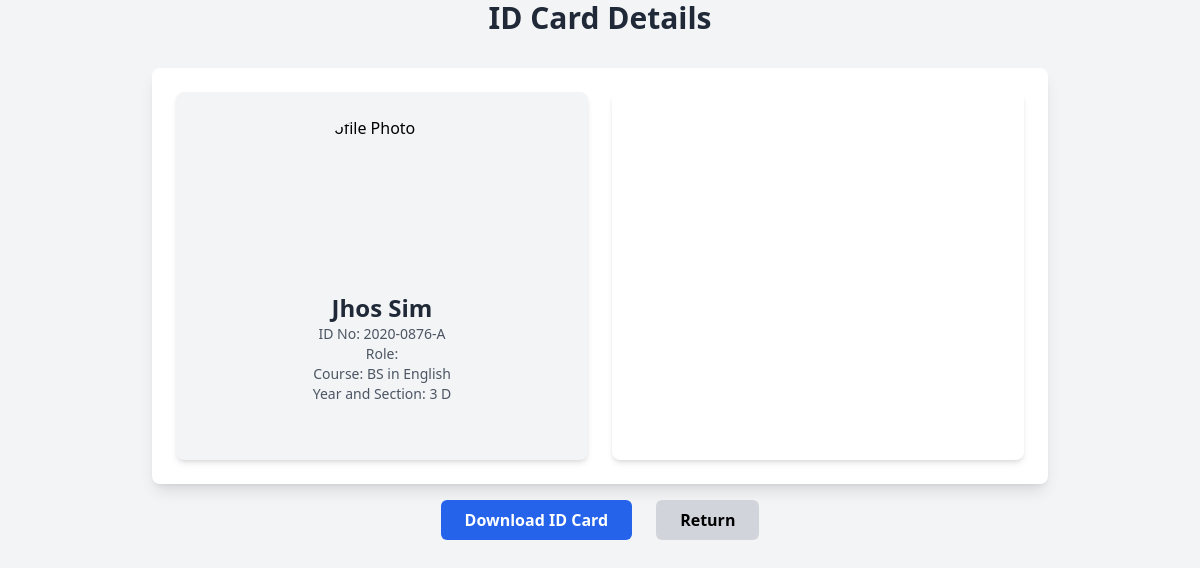
The page /dashboard/ID_card.php?id=2020-0876-A (signed in) on the database its author committed.
### tables this page shows
CREATE TABLE `user_details` (
  `IDno` varchar(11) NOT NULL,
  `college` varchar(100) DEFAULT NULL,
  `course` varchar(100) DEFAULT NULL,
  `yrLVL` varchar(50) DEFAULT NULL,
  `A_LVL` varchar(11) DEFAULT NULL,
  `status` enum('active','inactive','restricted') DEFAULT NULL
);

CREATE TABLE `users_info` (
  `IDno` varchar(11) NOT NULL,
  `Fname` varchar(50) DEFAULT NULL,
  `Sname` varchar(50) DEFAULT NULL,
  `Mname` varchar(50) DEFAULT NULL,
  `Ename` varchar(50) DEFAULT NULL,
  `gender` varchar(10) DEFAULT NULL,
  `photo` varchar(255) DEFAULT NULL
);

### dashboard/ID_card.php (the view, shortened to what this page needs)
<?php
include 'config.php';
$isLoggedIn = isset($_SESSION['admin']) || isset($_SESSION['student']) || isset($_SESSION['librarian']);
$idNo = isset($_GET['id']) ? htmlspecialchars($_GET['id']) : null;
$studentInfo = null;
if ($isLoggedIn && $idNo) {
    $query = "SELECT user_details.*, users_info.*, user_log.*
              FROM user_details
              JOIN users_info ON user_details.IDno = users_info.IDno
              JOIN user_log ON user_details.IDno = user_log.IDno
              WHERE user_details.IDno = ?;";
    if ($stmt = $conn->prepare($query)) {
        $stmt->bind_param("s", $idNo);
        $stmt->execute();
        $result = $stmt->get_result();
        if ($result->num_rows > 0) {
            $studentInfo = $result->fetch_assoc();
        } else {
            echo "<p class='text-red-500'>No student found with ID number: $idNo</p>";
        }
    } else {
        echo "<p class='text-red-500'>Error preparing statement: " . htmlspecialchars($conn->error) . "</p>";
    }
} else {
    echo "<p class='text-red-500'>User not logged in or ID not provided.</p>";
}
?>
<!DOCTYPE html>
<html lang="en">
<head>
    <script src="https://cdn.tailwindcss.com"></script>
</head>
<body class="bg-gray-100 font-sans antialiased">
<h1 class="text-3xl font-semibold text-center mb-8 text-gray-800">ID Card Details</h1>
<?php if ($studentInfo): ?>
    <div class="max-w-4xl mx-auto p-6 bg-white flex shadow-lg rounded-lg" id="id-card">
        <div class="flex flex-col items-center bg-gray-100 p-6 rounded-lg shadow-md w-1/2 mr-6">
            <img src="../pic/User/<?php echo htmlspecialchars($studentInfo['photo']); ?>" alt="Profile Photo" class="w-40 h-40 rounded-full object-cover mb-4"
                 onerror="this.onerror=null; this.src='../pic/User/default.png';">
            <h2 class="text-2xl font-semibold text-center text-gray-800"><?php echo htmlspecialchars($studentInfo['Fname']) . ' ' . htmlspecialchars($studentInfo['Sname']); ?></h2>
            <h3 class="text-sm text-gray-600">ID No: <?php echo htmlspecialchars($studentInfo['IDno']); ?></h3>
            <p class="text-sm text-gray-600">Role: <?php echo htmlspecialchars($studentInfo['U_Type']); ?></p>
            <p class="text-sm text-gray-600">Course: <?php echo htmlspecialchars($studentInfo['course']); ?></p>
            <p class="text-sm text-gray-600">Year and Section: <?php echo htmlspecialchars($studentInfo['yrLVL']); ?></p>
        </div>
        <div class="flex justify-center items-center p-6 bg-white rounded-lg shadow-md w-1/2">
            <div id="qrcode-display" class="w-80 h-80"></div>
        </div>
    </div>
    <div class="mt-4 flex justify-center space-x-6">
        <button onclick="downloadIDCard()" class="px-6 py-2 bg-blue-600 text-white font-semibold rounded-md hover:bg-blue-700 focus:outline-none focus:ring-2 focus:ring-blue-400">
            Download ID Card
        </button>
        <button class="px-6 py-2 bg-gray-300 text-black font-semibold rounded-md hover:bg-gray-400 focus:outline-none focus:ring-2 focus:ring-gray-200" onclick="window.history.back()">
            Return
        </button>
    </div>
<?php endif; ?>
</body>
</html>

### rows shown on the page
user_details: IDno.Fname "Jhos", IDno.Sname "Sim", user_log.IDno "2020-0876-A", course "BS in English", yrLVL "3 D"
